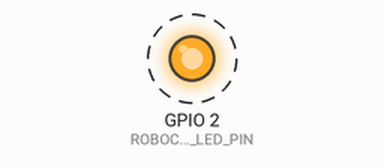
Recording of a sketch running on a simulated ESP32. Parts: output pins drawn as LEDs (lit = HIGH). Dashed ring = blinking. What the sketch prints to the serial monitor is not drawn.

Above: at 0.5 s.
Timing chart, 0 to 4.6 s (numbered marks = the images above):
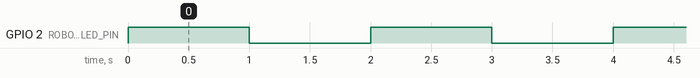

The sketch:

esp32-blink-test.ino
```cpp
// RoboCode native-flash acceptance test for a classic 4 MB ESP32 board.
#include <Arduino.h>

constexpr uint8_t ROBOCODE_BUILT_IN_LED_PIN = 2;

void setup() {
  Serial.begin(115200);
  pinMode(ROBOCODE_BUILT_IN_LED_PIN, OUTPUT);
  Serial.println("RoboCode native flash test started.");
}

void loop() {
  digitalWrite(ROBOCODE_BUILT_IN_LED_PIN, HIGH);
  Serial.println("LED ON (GPIO 2)");
  delay(1000);
  digitalWrite(ROBOCODE_BUILT_IN_LED_PIN, LOW);
  Serial.println("LED OFF (GPIO 2)");
  delay(1000);
}
```

Measured:
- by itself, GPIO 2 (ROBOCODE_BUILT_IN_LED_PIN): alternates HIGH for 1.0 s and LOW for 1.0 s
